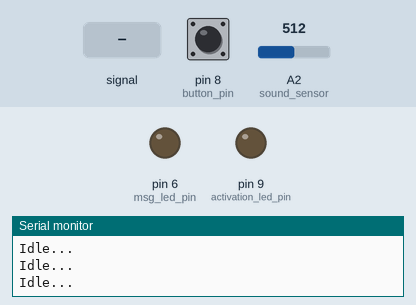
Bench run of a sketch on a simulated Arduino Uno, built with avr-gcc and run on an emulated ATmega328P. On the bench: output pins drawn as LEDs (lit = HIGH), the last lines printed to the serial monitor. Dashed ring = blinking. Inputs (shaded band) come from the test bench; at power-on: pin 8 (button_pin) LOW, A2 (sound_sensor) = 512.

Above: at 1.2 s.
1.3 s: pin 8 (button_pin) pulled HIGH for 3.2 s
At 5.8 s:
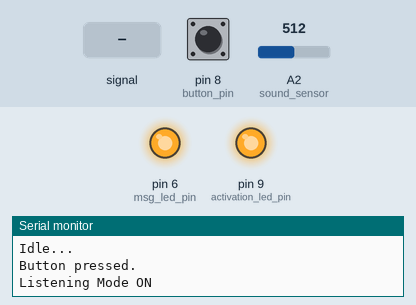
6.1 s: A2 (sound_sensor) set to 111
7.6 s: A2 (sound_sensor) set to 92
At 8.8 s:
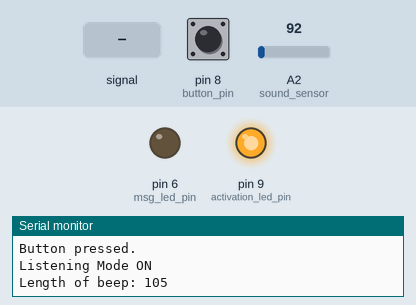
9.1 s: A2 (sound_sensor) fed a 200 Hz sine of ±81 counts around its level
At 10.85 s:
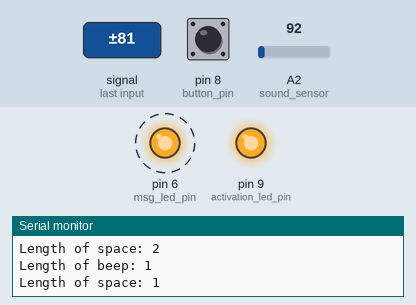
12.1 s: pin 8 (button_pin) pulled HIGH for 0.25 s
At 13.4 s:
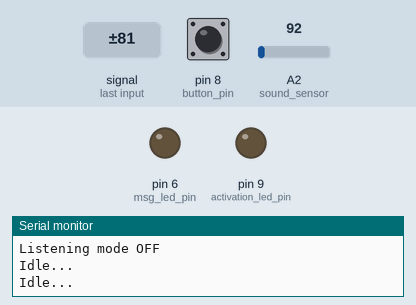
13.8 s: pin 8 (button_pin) pulled HIGH for 1 s
At 16.07 s:
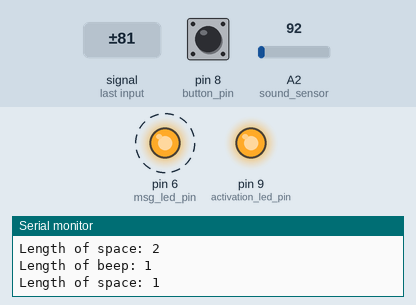
Timing chart, 0 to 18.8 s (numbered marks = the images above; inputs shaded):
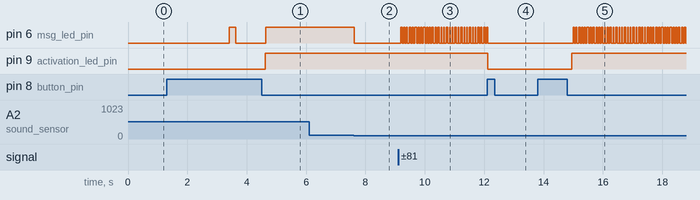

Measured:
- the behaviour switches between 101 and 100 on A2 (sound_sensor) (found by bisection; images 1 and 2)
- after the input at 1.3 s, pin 6 (msg_led_pin): LOW → HIGH after 2.1 s, → LOW 0.23 s later, → HIGH 1.0 s later; pin 9 (activation_led_pin): LOW → HIGH after 3.3 s
- after the input at 7.6 s, pin 6 (msg_led_pin): HIGH → LOW at once
- after the input at 9.1 s, pin 6 (msg_led_pin): alternates HIGH for 0.03 s and LOW for 0.06 s, starting after 0.08 s
- after the input at 12.1 s, pin 6 (msg_led_pin): goes on until 12.1 s, then stays LOW; pin 9 (activation_led_pin): HIGH → LOW at once
- after the input at 13.8 s, pin 6 (msg_led_pin): alternates HIGH for 0.03 s and LOW for 0.06 s, starting after 1.2 s; pin 9 (activation_led_pin): LOW → HIGH after 1.1 s

The sketch:

morse_code.ino
```cpp
const int sound_sensor = A2;
const int activation_led_pin = 9;
const int msg_led_pin = 6;
const int threshold_volume = 100;
const int button_pin = 8;

int t = 0;
bool first_run = true;
bool listening_mode = false;

bool hear_sound = false;

bool playing_beep = false;
bool playing_space = false;

bool listen_for_sound() {
  int sound_value = 0;

  for (int i = 0; i < 32; i++) {
    sound_value += analogRead(sound_sensor);
  }

  sound_value >>= 5; //bitshift operation

  if (sound_value > threshold_volume) {
//    Serial.println("Loud sound");
    digitalWrite(msg_led_pin, HIGH);
    return true;
    }
  else {
    return false;
  }
//  Serial.print("Sound value: ");
//  Serial.println(sound_value);
}

void listening_mode_control() {
    if (digitalRead(button_pin) == HIGH) {
    Serial.println("Button pressed.");

    // Turn on listening-mode
    if (listening_mode == false) {
      listening_mode = true;
      delay(1000);
      digitalWrite(activation_led_pin, HIGH);
      Serial.println("Listening Mode ON");
    }

    // Turn off listening-mode
    else {
      listening_mode = false;
      Serial.println("Listening mode OFF");
      digitalWrite(activation_led_pin, LOW);
      delay(1000);

    }
//    Serial.println(listening_mode);
  }
}


void setup() {
//begin Serial Communication, necessary to communicate with Python Script
  Serial.begin(9600);
  Serial.setTimeout(1);

  pinMode(msg_led_pin, OUTPUT);
  pinMode(activation_led_pin, OUTPUT);
  pinMode(button_pin, INPUT);

  // Set initial state to LOW
  digitalWrite(msg_led_pin, LOW);
  digitalWrite(activation_led_pin, LOW);

}

void loop() {
  digitalWrite(msg_led_pin, LOW);

  // Mimics a switch
  listening_mode_control();

  t = 0;
  first_run = true;

  playing_beep = false;
  playing_space = false;

  while (listening_mode == true) {
    digitalWrite(msg_led_pin, LOW);
    listening_mode_control();
    hear_sound = listen_for_sound();

    // Playing beep for the first time. Initiating the timer.
    if (hear_sound == true && first_run == true && playing_beep == false && playing_space == false) {
      first_run = false;
      playing_beep = true;
      t = 0;
    }

    // We are tracking the length of the space but it stops
    else if (hear_sound == true && first_run == false && playing_space == true) {
      playing_space = false;
      first_run = true;

      Serial.print("Length of space: ");
      Serial.println(t);
      t = 0;
    }

    // Playing space for the first time. Initiating the timer.
    else if (hear_sound == false && first_run == true && playing_beep == false && playing_space == false) {
      first_run = false;
      playing_space = true;
      t = 0;
    }

    // We are tracking the length of the beep but it stops
    else if (hear_sound == false && first_run == false && playing_beep == true) {
      playing_beep = false;
      first_run = true;
      Serial.print("Length of beep: ");
      Serial.println(t);
      t = 0;
    }
    // increment time
    ++t;
    delay(25);

  }
    Serial.print("Idle...\n");
  delay(200);

}
```
